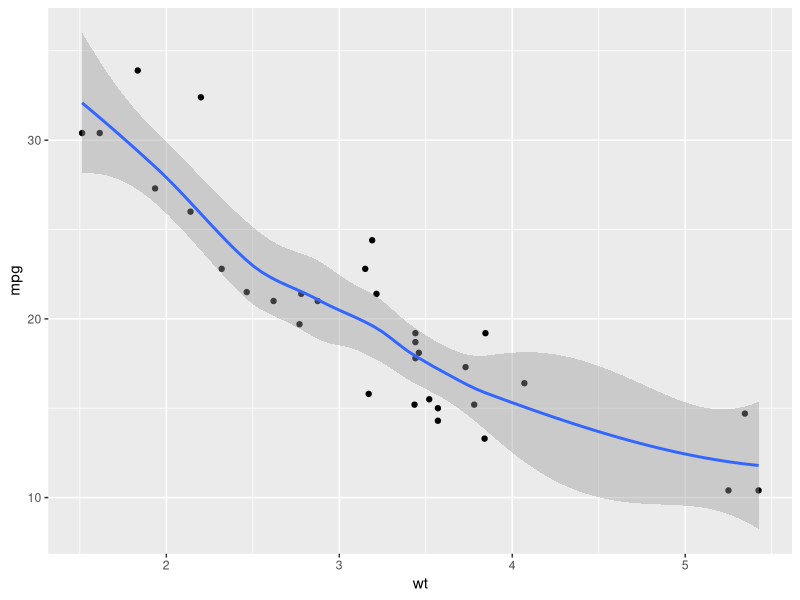
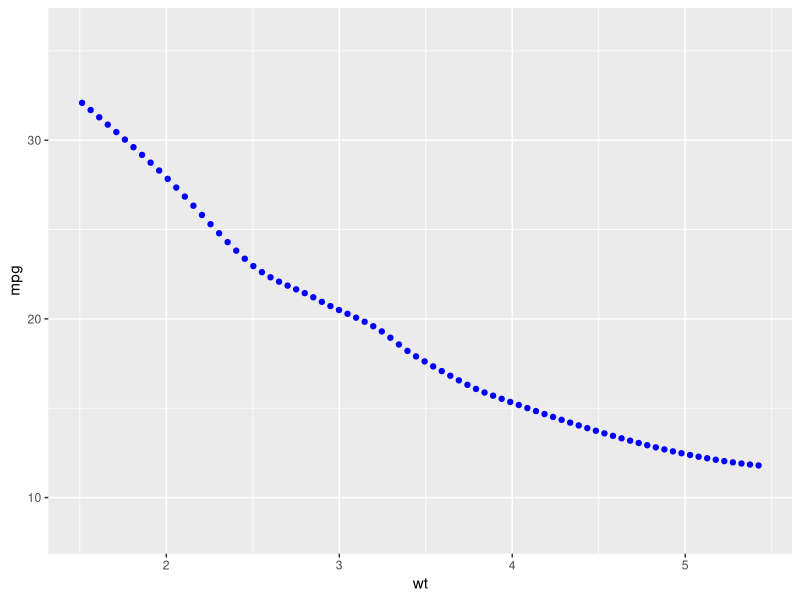
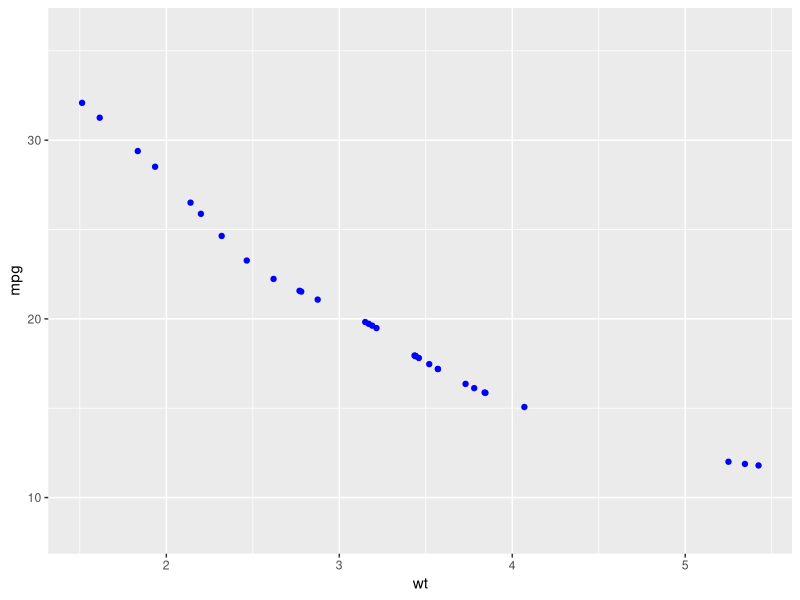
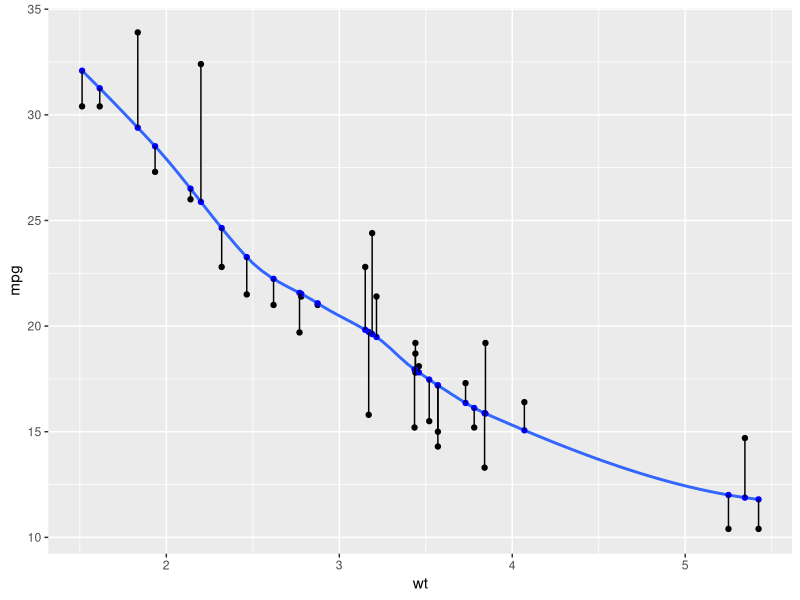
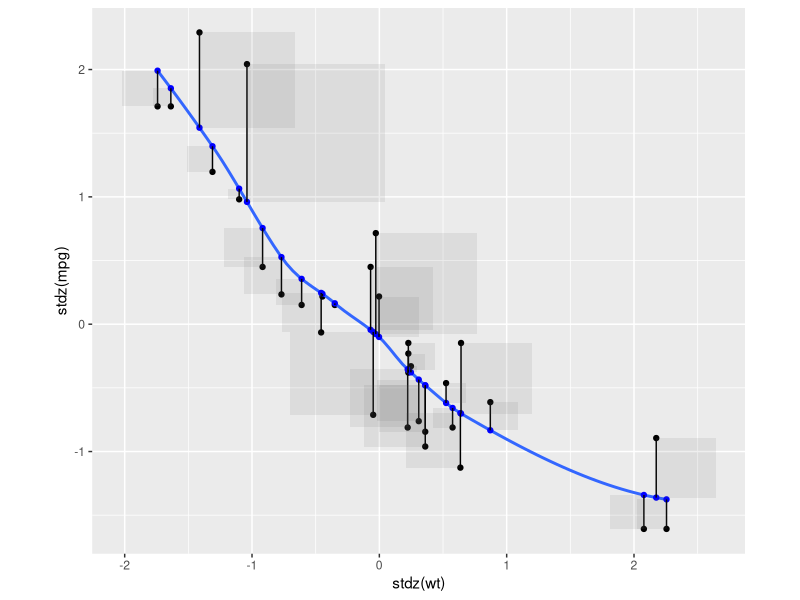
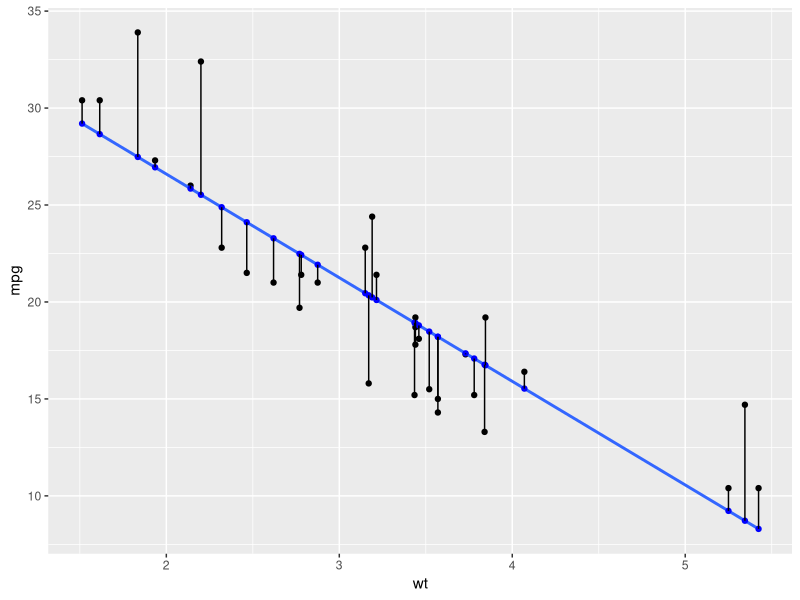
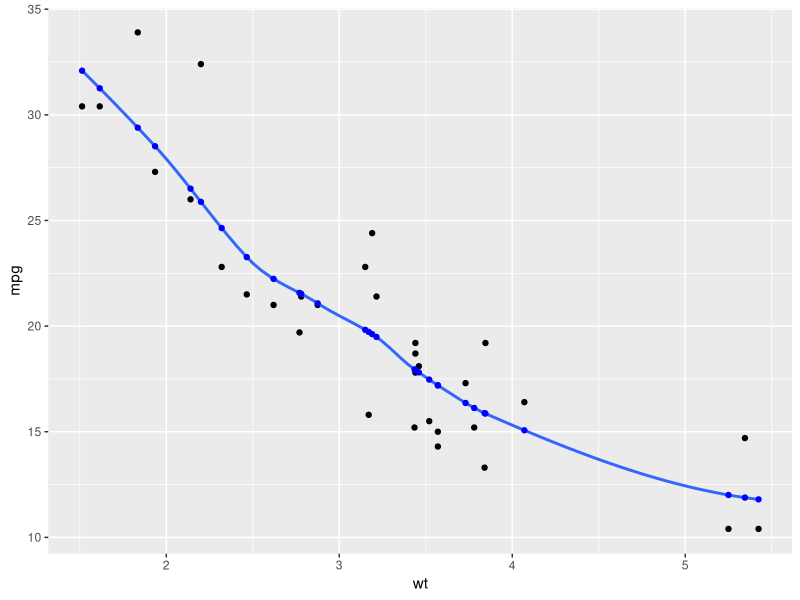

Here is the R script that generated these plots, in order: (Note: this script raises an error after producing the figures.)
## ---- chunk 1
knitr::opts_chunk$set(echo = TRUE, error = T)
## ---- chunk 2
library(tidyverse, warn.conflicts = F)

mtcars %>% 
  ggplot() +
  aes(wt, mpg) + 
  geom_point() + 
  stat_smooth()
## ---- chunk 3
mtcars %>% 
  ggplot() +
  aes(wt, mpg) + 
  stat_smooth(geom = "point", color = "blue")
## ---- chunk 4
# fit where the support is in the data... 
mtcars %>% 
  ggplot() +
  aes(wt, mpg) + 
  stat_smooth(geom = "point", 
              color = "blue", 
              xseq = mtcars$wt)
## ---- chunk 5
ggplot2::StatSmooth$compute_group

library(dplyr)
mtcars %>%
  rename(x = wt, y = mpg, cat = am) %>%
  StatSmooth$compute_group(method = lm, formula = y ~ x, n = 7)
## ---- chunk 6
compute_group_smooth_fit <- function(data, scales, method = NULL, formula = NULL,
                           se = TRUE, n = 80, span = 0.75, fullrange = FALSE,
                           level = 0.95, method.args = list(),
                           na.rm = FALSE, flipped_aes = NA){
  
StatSmooth$compute_group(data = data, scales = scales, 
                       method = method, formula = formula, 
                       se = FALSE, n= n, span = span, fullrange = fullrange,
                       xseq = data$x, 
                       level = .95, method.args = method.args, 
                       na.rm = na.rm, flipped_aes = flipped_aes) %>% 
    mutate(xend = data$x,
           yend = data$y
           )
}
## ---- chunk 7
compute_group_smooth_sq_error <- function(data, scales, method = NULL, formula = NULL,
                           se = TRUE, n = 80, span = 0.75, fullrange = FALSE,
                           level = 0.95, method.args = list(),
                           na.rm = FALSE, flipped_aes = NA){
  
compute_group_smooth_fit(data = data, scales = scales, 
                       method = method, formula = formula, 
                       se = FALSE, n= n, span = span, fullrange = fullrange,
                       level = .95, method.args = method.args, 
                       na.rm = na.rm, flipped_aes = flipped_aes) %>% 
    mutate(ymin = y,
           xmin = x,
           ymax = yend,
           xmax = x + (ymax - ymin))
  
}
## ---- chunk 8
mtcars %>% 
  slice(1:10) %>% 
  rename(x = wt, y = mpg) %>% 
  compute_group_smooth_fit(method = lm, formula = y ~ x)


mtcars %>% 
  slice(1:10) %>% 
  rename(x = wt, y = mpg) %>% 
  compute_group_smooth_sq_error(method = lm, formula = y ~ x)
## ---- chunk 9
StatSmoothFit <- ggplot2::ggproto("StatSmoothFit", ggplot2::Stat,
  setup_params = StatSmooth$setup_params,
  extra_params = c("na.rm", "orientation"),
  compute_group = compute_group_smooth_fit,
  dropped_aes = c("weight"),
  required_aes = c("x", "y")
)

StatSmoothErrorSq <- ggplot2::ggproto("StatSmoothErrorSq", ggplot2::Stat,
  setup_params = StatSmooth$setup_params,
  extra_params = c("na.rm", "orientation"),
  compute_group = compute_group_smooth_sq_error,
  dropped_aes = c("weight"),
  required_aes = c("x", "y")
)
## ---- chunk 10
stat_fit <- function(mapping = NULL, data = NULL,
            geom = "point", position = "identity",
            ...,
            method = NULL,
            formula = NULL,
            se = TRUE,
            n = 80,
            span = 0.75,
            fullrange = FALSE,
            level = 0.95,
            method.args = list(),
            na.rm = FALSE,
            orientation = NA,
            show.legend = NA,
            inherit.aes = TRUE) {
  layer(
    data = data,
    mapping = mapping,
    stat = StatSmoothFit,
    geom = geom,
    position = position,
    show.legend = show.legend,
    inherit.aes = inherit.aes,
    params = rlang::list2(
      method = method,
      formula = formula,
      se = se,
      n = n,
      fullrange = fullrange,
      level = level,
      na.rm = na.rm,
      orientation = orientation,
      method.args = method.args,
      span = span,
      ...
    )
  )
}

stat_errorsq <- function(mapping = NULL, data = NULL,
                        geom = "rect", position = "identity",
                        ...,
                        method = NULL,
                        formula = NULL,
                        se = TRUE,
                        n = 80,
                        span = 0.75,
                        fullrange = FALSE,
                        level = 0.95,
                        method.args = list(),
                        na.rm = FALSE,
                        orientation = NA,
                        show.legend = NA,
                        inherit.aes = TRUE) {
  layer(
    data = data,
    mapping = mapping,
    stat = StatSmoothErrorSq,
    geom = geom,
    position = position,
    show.legend = show.legend,
    inherit.aes = inherit.aes,
    params = rlang::list2(
      method = method,
      formula = formula,
      se = se,
      n = n,
      fullrange = fullrange,
      level = level,
      na.rm = na.rm,
      orientation = orientation,
      method.args = method.args,
      span = span,
      ...
    )
  )
}

## ---- chunk 11
mtcars %>% 
  ggplot() +
  aes(wt, mpg) + 
  geom_point() +
  geom_smooth(alpha = .2, se = FALSE) +
  stat_fit(color = "blue") +  # wrap as geom_smooth_fit()
  stat_fit(geom = "segment") # geom_smooth_error()
## ---- chunk 12
stdz <- function(x){
  
  var_mean <- mean(x) 
  var_sd <- sd(x)
  
  (x-var_mean)/var_sd
  
}

last_plot() + 
  stat_errorsq(geom = "rect", alpha = .1)  + # geom_smooth_error_sq() +
  aes(stdz(wt), stdz(mpg)) + 
  coord_equal()

mtcars %>% 
  ggplot() +
  aes(wt, mpg) + 
  geom_point() +
  geom_smooth(alpha = .2, se = FALSE, method = lm) + 
  stat_fit(geom = "point", color = "blue", method = lm) + # wrap as geom_smooth_fit()
  stat_fit(geom = "segment", method = lm)
## ---- chunk 13
geom_smooth_fit <- function(...){stat_fit(color = "blue",...)}   # wrap as geom_smooth_fit()

geom_smooth_residual <- function(...){stat_fit(geom = "segment", color = "darkred", ...)}   # wrap as geom_smooth_fit()

mtcars %>%
  ggplot() +
  aes(wt, mpg) +
  geom_point() +
  geom_smooth(alpha = .2, se = FALSE) +
  geom_smooth_fit(color = "blue") #+  # wrap as geom_smooth_fit()
  geom_smooth_residual(geom = "segment")
